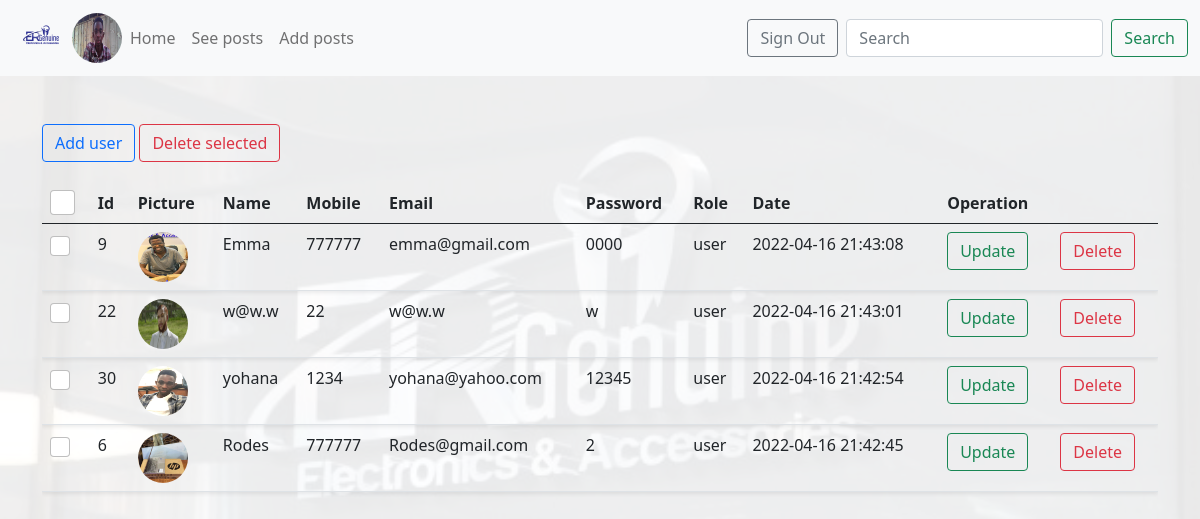
The page /pages/index.php (signed in) on the database its author committed.
### tables this page shows
CREATE TABLE `crud` (
  `Id` int(11) NOT NULL,
  `Picture` varchar(30) DEFAULT NULL,
  `Name` varchar(20) NOT NULL,
  `Mobile` int(15) NOT NULL,
  `Email` varchar(40) NOT NULL,
  `Password` varchar(40) NOT NULL,
  `Date` timestamp NOT NULL DEFAULT current_timestamp() ON UPDATE current_timestamp(),
  `Role` varchar(11) DEFAULT 'user'
);

### pages/index.php (the view, shortened to what this page needs)
<?php
    $email = $_SESSION['email'];
    include './test_db_conn.php';
    include './navbar.php';
    $sql = "SELECT * FROM crud WHERE Role != 'admin' ORDER BY Date DESC";
    $result = mysqli_query($conn, $sql);
?>
<body>
    <div class="container my-5">
        <form action="./delete.php" method="POST">
            <a href="./add_user.php?add_id=add" class="btn btn-outline-primary"> Add user </a>
            <input type="submit" value="Delete selected" name="delete_many" class="btn btn-outline-danger" onclick="return confirm('ARE YOU SURE YOU WANT TO DELETE USERS')">
            <div class="table-responsive">
                <table class="table table-hover my-3">
                    <thead>
                        <tr>
                            <th> <input type="checkbox" onClick="toggle(this)" class="form-check-input" style="width:25px;height:25px"> </th>
                            <th> Id         </th>
                            <th> Picture    </th>
                            <th> Name       </th>
                            <th> Mobile     </th>
                            <th> Email      </th>
                            <th> Password   </th>
                            <th> Role       </th>
                            <th> Date       </th>
                            <th colspan="2"> Operation  </th>
                        </tr>
                    </thead>
                    <tbody>
<?php
    while($row = mysqli_fetch_assoc($result)){
        $id = $row['Id'];
        $picture = $row['Picture'];
        $name = $row['Name'];
        $mobile = $row['Mobile'];
        $email = $row['Email'];
        $password = $row['Password'];
        $role = $row['Role'];
        $date = $row['Date'];
        echo '<tr class="shadow-sm">
                <td> <input type="checkbox" name="item[]" value="'.$id.'"  class="check_item form-check-input" style="width:20px;height:20px"> </td>
                <td> '.$id.'         </td>
                <td>
                    <a href="./picture.php?picture_id='.$id.'">
                        <img src="../all_pictures/'.$picture.'" width="50" height="50" class="rounded-circle">
                    </a>
                </td>
                <td> '.$name.'       </td>
                <td> '.$mobile.'     </td>
                <td> '.$email.'      </td>
                <td> '.$password.'   </td>
                <td> '.$role.'       </td>
                <td> '.$date.'       </td>
                <td>
                    <a href="./update.php?update_id='.$id.'" class="btn btn-outline-success"> Update </a>
                </td>
                <td>
                    <a href="./delete.php?delete_id='.$id.'" class="btn btn-outline-danger"> Delete </a>
                </td>
            </tr>';
    }
?>
                    </tbody>
                </table>
            </div>
        </form>
    </div>
</body>

### pages/navbar.php (shortened to what this page needs)
<?php
    $sql = "SELECT * FROM crud WHERE Email = '$email'";
    $result = mysqli_query($conn, $sql);
    $row = mysqli_fetch_assoc($result);
    $picture = $row['Picture'];
?>
<nav class="navbar navbar-expand-lg navbar-light bg-light">
  <div class="container-fluid">
    <a href="#"><img src="../assets/er_logo.png" alt="logo" width="60"></a>
    <a href="./picture.php?picture_id='.$id.'">
        <img src="../all_pictures/<?php echo $picture ?>" width="50" height="50" class="rounded-circle">
    </a>
    <div class="collapse navbar-collapse" id="navbarSupportedContent">
        <ul class="navbar-nav me-auto mb-2 mb-lg-0">
            <li class="nav-item">
                <a class="nav-link" aria-current="page" href="./index.php">Home</a>
            </li>
            <li class="nav-item">
                <a class="nav-link" href="#">See posts</a>
            </li>
            <li class="nav-item">
                <a class="nav-link" href="#">Add posts</a>
            </li>
        </ul>
        <form method="POST" class="d-flex">
            <input class="btn btn-outline-secondary mx-2" type="submit" name="sign-out" value="Sign Out">
            <input class="form-control me-2" type="search" placeholder="Search" aria-label="Search">
            <button class="btn btn-outline-success" type="submit">Search</button>
        </form>
    </div>
  </div>
</nav>

### rows shown on the page
crud: Picture (picture)
crud: Id "9", Picture (picture), Name "Emma", Mobile "777777", Email "emma@gmail.com", Password "0000", Role "user", Date "2022-04-16 21:43:08"
crud: Id "22", Picture (picture), Name "w@w.w", Mobile "22", Email "w@w.w", Password "w", Role "user", Date "2022-04-16 21:43:01"
crud: Id "30", Picture (picture), Name "yohana", Mobile "1234", Email "yohana@yahoo.com", Password "12345", Role "user", Date "2022-04-16 21:42:54"
crud: Id "6", Picture (picture), Name "Rodes", Mobile "777777", Email "Rodes@gmail.com", Password "2", Role "user", Date "2022-04-16 21:42:45"
